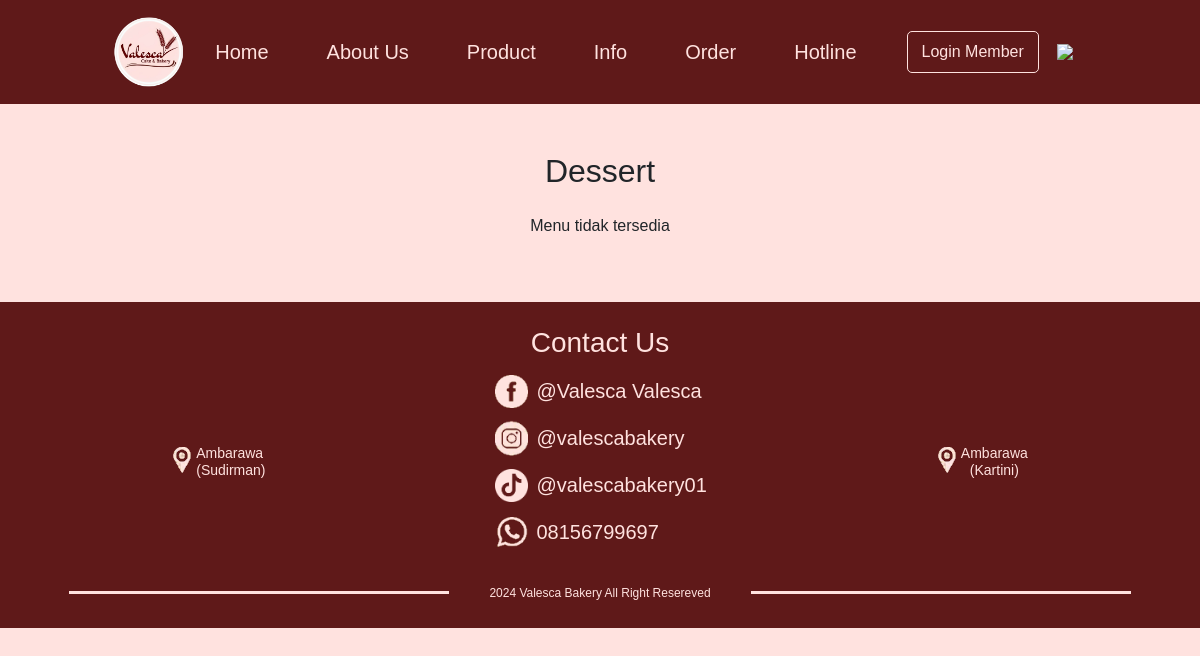
The app's page /Produk/Dessert/Dessert.php, older data.
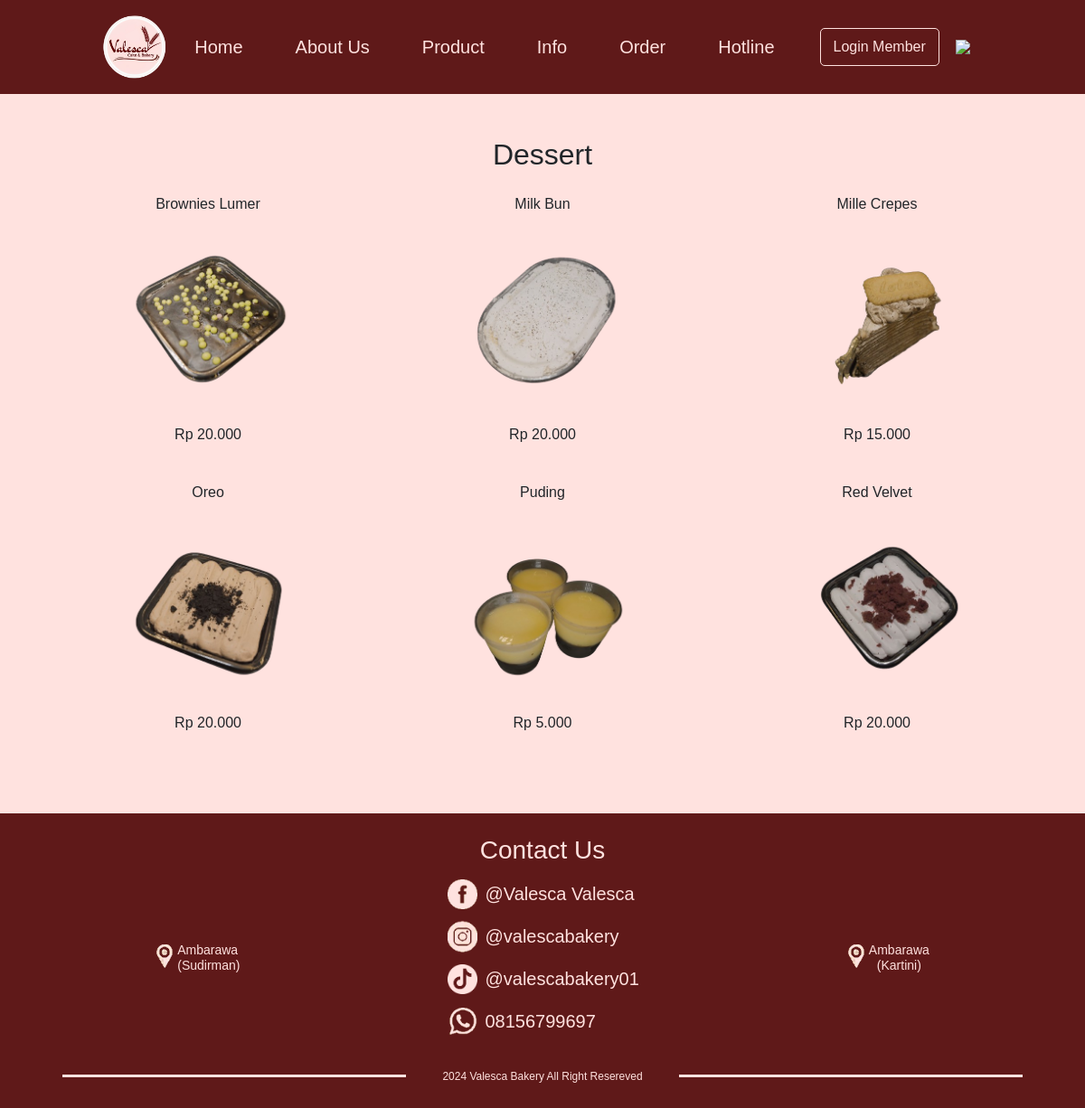
The same page, newer data.
### tables this page shows
CREATE TABLE `dessert` (
  `id` int(11) NOT NULL,
  `title` varchar(255) NOT NULL,
  `kategori` varchar(50) NOT NULL,
  `price` decimal(10,2) NOT NULL,
  `link` varchar(255) NOT NULL
);

### Produk/Dessert/Dessert.php (the view, shortened to what the changed rows need)
<?php
$servername = "localhost";
$username = "root";
$password = "";
$dbname = "db_valesca";
$port = 3308;
$conn = new mysqli($servername, $username, $password, $dbname, $port);
$sql = "SELECT * FROM dessert";
$result = $conn->query($sql);
?>
<!DOCTYPE html>
<html lang="en">
<head>
    <link href="https://stackpath.bootstrapcdn.com/bootstrap/4.5.2/css/bootstrap.min.css" rel="stylesheet">
    <link rel="stylesheet" href="https://cdn.jsdelivr.net/npm/bootstrap@4.0.0/dist/css/bootstrap.min.css"
>
    <link rel="stylesheet" href="http://localhost/TR/valescaa.css">
</head>
<body>
    <section class="products py-5">
        <div class="container">
            <h2 class="text-center mb-4">Dessert</h2>
            <div class="d-flex justify-content-center flex-wrap">
                <?php if ($result && $result->num_rows > 0) : ?>
                    <?php while ($row = $result->fetch_assoc()) : ?>
                        <div class="col-lg-4 mb-4 d-flex justify-content-center">
                            <div class="text-center">
                                <p class="text-black"><?php echo htmlspecialchars($row['title']); ?></p>
                                <img src="<?php echo htmlspecialchars($row['link']); ?>" alt="<?php echo htmlspecialchars($row['title']); ?>" class="img-fluid rounded product-img" style="height: 200px; width: 100%; object-fit: cover; margin-bottom: 15px;">
                                <p class="text-black">Rp <?php echo number_format($row['price'], 0, ',', '.'); ?></p>
                            </div>
                        </div>
                    <?php endwhile; ?>
                <?php else : ?>
                    <p class="text-center">Menu tidak tersedia</p>
                <?php endif; ?>
            </div>
        </div>
    </section>
    <footer class="custom-footer d-flex justify-content-center flex-column">
        <h1 class="text-center mt-4">Contact Us</h1>
    </footer>
</body>
</html>

Row changes from the older to the newer data that the page shows:
added dessert: title "Brownies Lumer", link (picture), price "20.000"
added dessert: title "Milk Bun", link (picture), price "20.000"
added dessert: title "Mille Crepes", link (picture), price "15.000"
added dessert: title "Oreo", link (picture), price "20.000"
added dessert: title "Puding", link (picture), price "5.000"
added dessert: title "Red Velvet", link (picture), price "20.000"
Text that changed along with them:
text no longer shown: "Menu tidak tersedia"
